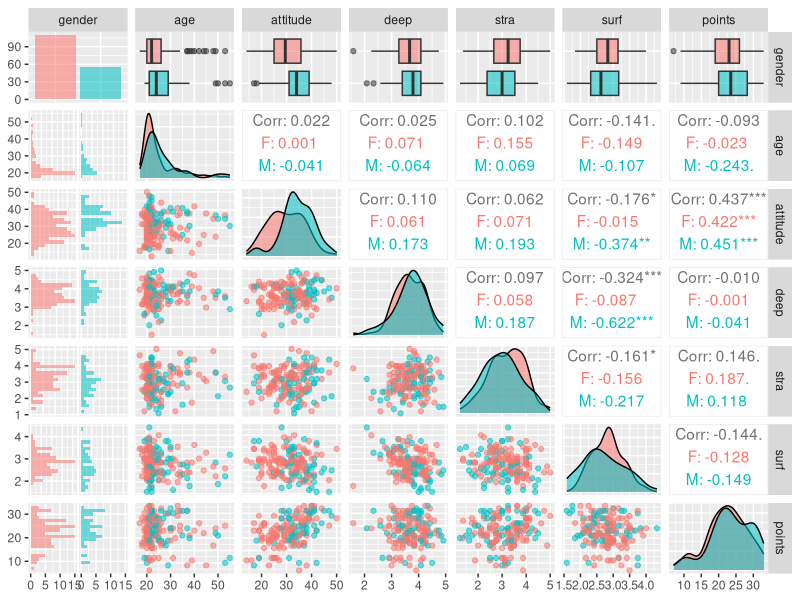
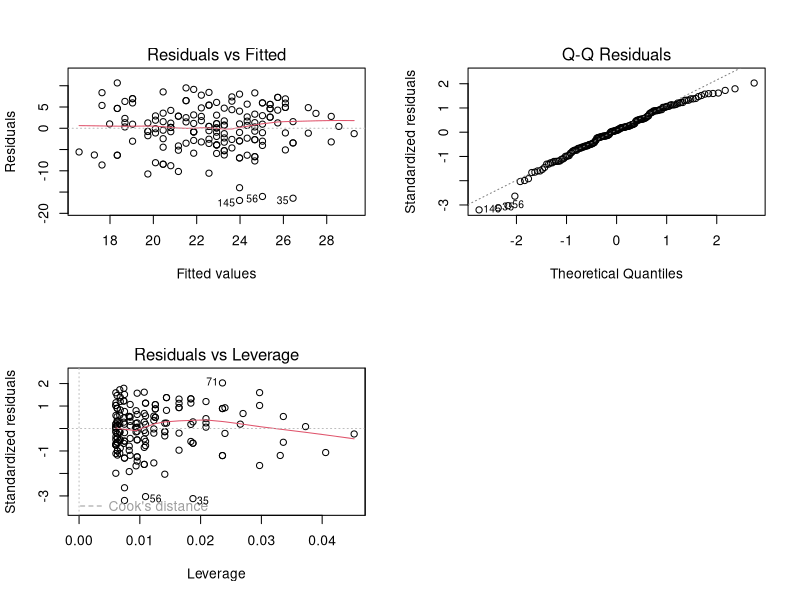

Recreate these plots in R, in order.
## ---- chunk 1
date()
## ---- chunk 2
setwd("~/Git/IODS-project/data")
lrndata <- read.table("lrndata.csv")
str(lrndata)
head(lrndata)

## ---- chunk 3
library(GGally)
library(ggplot2)

plot1 <- ggpairs(lrndata, mapping = aes(col = gender, alpha = 0.3), lower = list(combo = wrap("facethist", bins = 20)))
plot1
## ---- chunk 4
summary(lrndata)
table (lrndata$gender)
## ---- chunk 5
# fit a linear model
model1 <- lm(points ~ attitude + stra + gender, data = lrndata)

# print out a summary of the model
summary(model1)

# fit a linear model
model2 <- lm(points ~ attitude, data = lrndata)

# print out a summary of the model
summary(model2)

## ---- chunk 6
summary(model2)
## ---- chunk 7
par(mfrow = c(2,2))
plot(model2, which = c(1,2,5))
